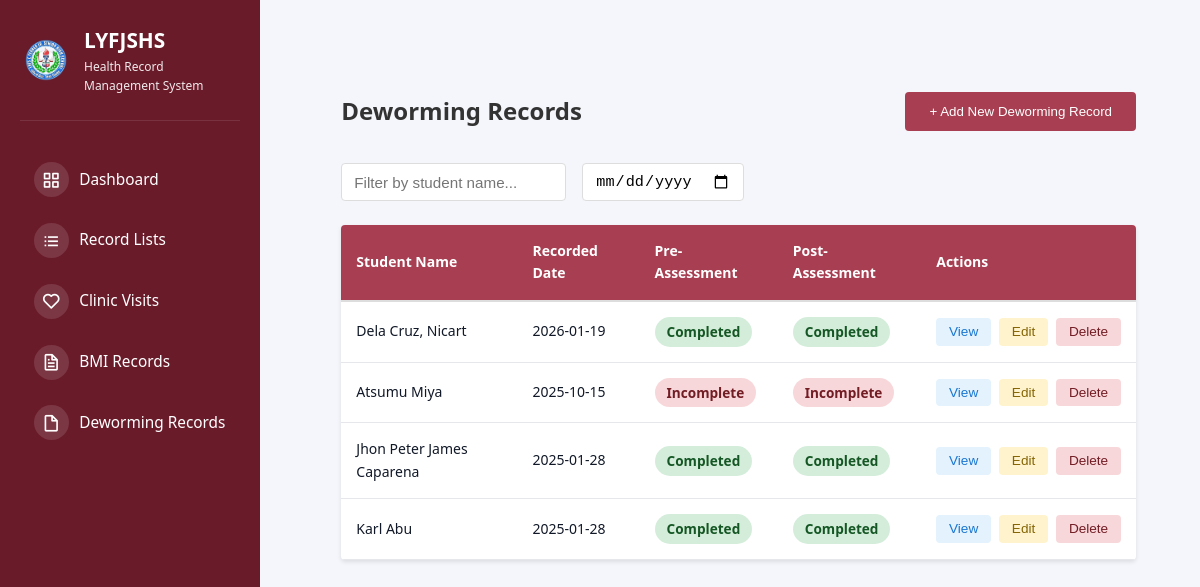
The app's page /class-advisor/deworming-records (signed in) with its own data.
### tables this page shows
CREATE TABLE deworming_records (
                id INTEGER PRIMARY KEY AUTOINCREMENT,
                person_type TEXT NOT NULL,
                person_id TEXT,
                name TEXT NOT NULL,
                grade TEXT,
                section TEXT NOT NULL,
                lrn TEXT,
                school_year TEXT,
                pre_4ps_recipient TEXT,
                pre_4ps_with_consent TEXT,
                pre_non_4ps_consent TEXT,
                pre_deworming_consent TEXT,
                post_4ps_children TEXT,
                post_non_4ps_children TEXT,
                post_serious_illness TEXT,
                post_adverse_effect TEXT,
                remarks TEXT,
                recorded_date TEXT,
                recorded_by INTEGER,
                recorded_by_name TEXT,
                created_at TIMESTAMP DEFAULT CURRENT_TIMESTAMP,
                updated_at TIMESTAMP DEFAULT CURRENT_TIMESTAMP, gender TEXT,
                FOREIGN KEY(recorded_by) REFERENCES users(id)
            );

### src/app.py (the view)
@app.route("/class-advisor/deworming-records")
@require_role('class_advisor')
def class_advisor_deworming_records():
    user_id = session.get("user_id")
    db = get_db_connection()
    if not db:
        flash("Database error.", "danger")
        return redirect(url_for("dashboard"))
    try:
        cursor = db.cursor()
        cursor.execute("SELECT advisory_class FROM users WHERE id = ?", (user_id,))
        user = cursor.fetchone()
        advisory_class = safe_row_get(user, 'advisory_class') if user else None
        if not advisory_class:
            db.close()
            flash("You have not been assigned an advisory class.", "danger")
            return redirect(url_for("dashboard"))
        cursor.execute("""
            SELECT * FROM deworming_records
            WHERE section = ?
            ORDER BY recorded_date DESC
        """, (advisory_class,))
        deworming_records = cursor.fetchall()
        cursor.execute("SELECT id, name, dob, studentLRN FROM students WHERE section = ? ORDER BY name", (advisory_class,))
        students = cursor.fetchall()
        db.close()
        return render_template("admin/class_advisor_deworming_records.html",
                             advisory_class=advisory_class,
                             deworming_records=deworming_records,
                             students=students)
    except Exception as e:
        db.close()
        flash(f"Error loading deworming records: {str(e)}", "danger")
        return redirect(url_for("dashboard"))

### src/app.py (called while the page is built)
@app.before_request
def check_user_status():
    if session.get("logged_in"):
        if request.endpoint in ['login', 'logout', 'register', 'pending_approval', 'static']:
            return
        if session.get("role") == "pending":
            return redirect(url_for("pending_approval"))
        db = get_db_connection()
        if db:
            try:
                cursor = db.cursor()
                cursor.execute("SELECT is_active FROM users WHERE id = ?", (session.get("user_id"),))
                user = cursor.fetchone()
                db.close()
                if not user or not safe_row_get(user, 'is_active', 1):
                    session.clear()
                    flash("Your account has been disabled. Please contact the administrator.", "danger")
                    return redirect(url_for("login"))
            except sqlite3.Error:
                db.close()

@app.context_processor
def inject_user():
    user = None
    if session.get("logged_in"):
        db = get_db_connection()
        if db:
            try:
                cursor = db.cursor()
                cursor.execute("SELECT * FROM users WHERE id = ?", (session.get("user_id"),))
                user = cursor.fetchone()
                db.close()
            except sqlite3.Error:
                pass
    return {'current_user': user, 'max': max, 'min': min, 'range': range}

def get_db_connection():
    try:
        conn = sqlite3.connect(DATABASE)
        conn.row_factory = sqlite3.Row  # This enables column access by name
        return conn
    except sqlite3.Error as e:
        print(f"Database connection error: {e}")
        return None

def safe_row_get(row, key, default=None):
    if row is None:
        return default
    try:
        return row[key]
    except (IndexError, KeyError):
        return default

### templates/admin/class_advisor_deworming_records.html (shortened to what this page needs)
{% extends "shared/base.html" %}  {% block content %}
<div class="records-container">
  <div class="records-header">
    <h2>Deworming Records</h2>
    <button class="btn-add" onclick="openAddModal()">+ Add New Deworming Record</button>
  </div>
  <div class="filter-section">
    <input
      type="text"
      id="filterName"
      placeholder="Filter by student name..."
      onkeyup="filterRecords()"
    />
    <input
      type="date"
      id="filterDate"
      onchange="filterRecords()"
    />
  </div>
  {% if deworming_records %}
  <table id="dewormingTable" class="deworming-table">
    <thead>
      <tr>
        <th>Student Name</th>
        <th>Recorded Date</th>
        <th>Pre-Assessment</th>
        <th>Post-Assessment</th>
        <th>Actions</th>
      </tr>
    </thead>
    <tbody>
      {% for record in deworming_records %}
      <tr class="deworming-record-row" data-name="{{ record['name'] | lower }}" data-date="{{ record['recorded_date'] }}">
        <td>{{ record['name'] }}</td>
        <td>{{ record['recorded_date'] }}</td>
        <td>
          {% if record['pre_4ps_recipient'] == 'Yes' or record['pre_4ps_with_consent'] == 'Yes' or record['pre_non_4ps_consent'] == 'Yes' or record['pre_deworming_consent'] == 'Yes' %}
            <span class="badge badge-yes">Completed</span>
          {% else %}
            <span class="badge badge-no">Incomplete</span>
          {% endif %}
        </td>
        <td>
          {% if record['post_4ps_children'] == 'Yes' or record['post_non_4ps_children'] == 'Yes' %}
            <span class="badge badge-yes">Completed</span>
          {% else %}
            <span class="badge badge-no">Incomplete</span>
          {% endif %}
        </td>
        <td>
          <div class="action-buttons">
            <button
              class="btn-small btn-view"
              onclick="viewRecord({{ record['id'] }})"
            >
              View
            </button>
            <button
              class="btn-small btn-edit"
              onclick="openEditModal({{ record['id'] }})"
            >
              Edit
            </button>
            <button
              class="btn-small btn-delete"
              onclick="deleteRecord({{ record['id'] }})"
            >
              Delete
            </button>
          </div>
        </td>
      </tr>
      {% endfor %}
    </tbody>
  </table>
  {% else %}
  <div class="no-records">
    <p>No deworming records added yet.</p>
  </div>
  {% endif %}
</div>
{% endblock %}

### static/css/dashboard.css (style rules this page uses)
* { margin: 0; padding: 0; box-sizing: border-box; }
:root { --primary-color: #2bb0a1; --secondary-color: #8b2340; --danger-color: #dc2626; --success-color: #16a34a; --warning-color: #ea580c; --light-bg: #f8fafc; --white: #ffffff; --text-dark: #1f2937; --text-light: #6b7280; --border-color: #e5e7eb; --shadow: 0 1px 3px rgba(0, 0, 0, 0.1); --shadow-lg: 0 10px 15px -3px rgba(0, 0, 0, 0.1); }
body { font-family: -apple-system, BlinkMacSystemFont, "Segoe UI", Roboto, Oxygen, Ubuntu, Cantarell, sans-serif; background-color: var(--light-bg); color: var(--text-dark); line-height: 1.6; }
html, body { height: 100%; font-family: system-ui, -apple-system, BlinkMacSystemFont, "Segoe UI", Roboto, sans-serif; }
body { background: #f5f6fb; color: #111827; }
table { width: 100%; border-collapse: collapse; font-size: 14px; }
table thead { background-color: #a83e51; border-bottom: 2px solid var(--border-color); }
table th { padding: 15px; text-align: left; font-weight: 600; color: white; }
table td { padding: 15px; border-bottom: 1px solid var(--border-color); }

### templates/admin/class_advisor_deworming_records.html (style rules this page uses)
.records-container { max-width: 1200px; margin: 2rem auto; padding: 2rem; }
.records-header { display: flex; justify-content: space-between; align-items: center; margin-bottom: 2rem; flex-wrap: wrap; gap: 1rem; }
.records-header h2 { color: #333; margin: 0; }
.filter-section { display: flex; gap: 1rem; margin-bottom: 1.5rem; flex-wrap: wrap; }
.filter-section input, .filter-section select { padding: 0.5rem 0.75rem; border: 1px solid #ddd; border-radius: 4px; font-size: 0.95rem; }
.btn-add { background: #a83e51; color: white; padding: 0.75rem 1.5rem; border: none; border-radius: 4px; cursor: pointer; font-weight: 500; transition: background 0.3s; }
table { width: 100%; border-collapse: collapse; background: white; box-shadow: 0 2px 4px rgba(0, 0, 0, 0.1); border-radius: 4px; overflow: hidden; margin-bottom: 2rem; }
thead { background: #f8f9fa; }
th { padding: 1rem; text-align: left; font-weight: 600; color: #333; border-bottom: 2px solid #ddd; }
td { padding: 1rem; border-bottom: 1px solid #eee; }
.badge { display: inline-block; padding: 0.25rem 0.75rem; border-radius: 20px; font-size: 0.85rem; font-weight: 600; }
.badge-yes { background: #d4edda; color: #155724; }
.badge-no { background: #f8d7da; color: #721c24; }
.action-buttons { display: flex; gap: 0.5rem; }
.btn-small { padding: 0.4rem 0.8rem; border: none; border-radius: 4px; font-size: 0.85rem; cursor: pointer; font-weight: 500; transition: background 0.3s; }
.btn-view { background: #e3f2fd; color: #1976d2; }
.btn-edit { background: #fff3cd; color: #856404; }
.btn-delete { background: #f8d7da; color: #721c24; }

### records on screen
deworming_records: name "Dela Cruz, Nicart", recorded_date "2026-01-19", pre_4ps_recipient "Completed", post_4ps_children "Completed"
deworming_records: name "Atsumu Miya", recorded_date "2025-10-15", pre_4ps_recipient "Incomplete", post_4ps_children "Incomplete"
deworming_records: name "Jhon Peter James Caparena", recorded_date "2025-01-28", pre_4ps_recipient "Completed", post_4ps_children "Completed"
deworming_records: name "Karl Abu", recorded_date "2025-01-28", pre_4ps_recipient "Completed", post_4ps_children "Completed"
